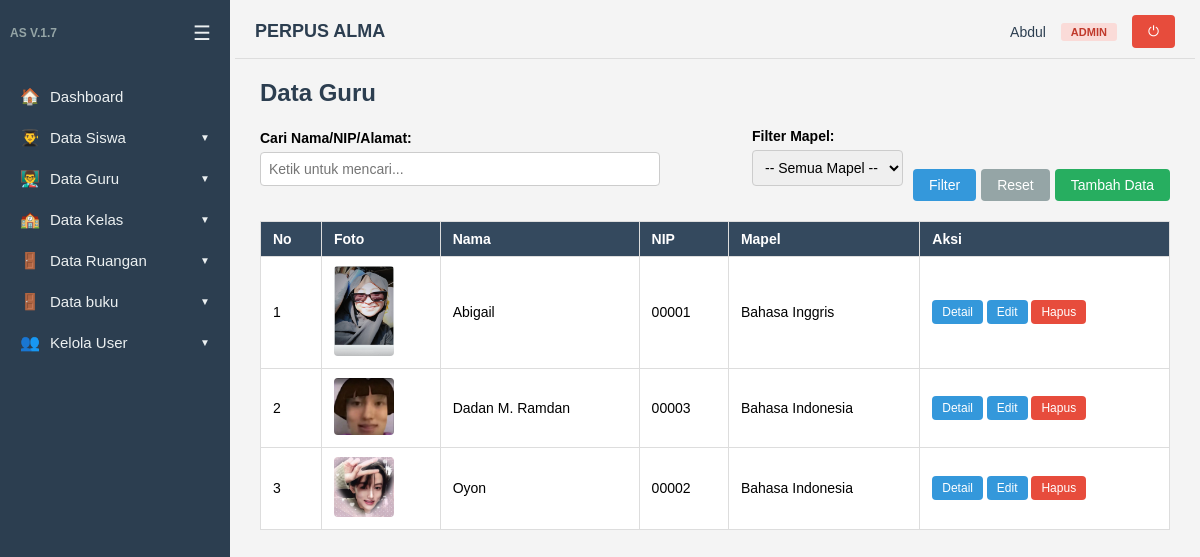
/guru/tampil.php (signed in), run on the app's committed database.
### tables this page shows
CREATE TABLE `dataguru` (
  `id` int(5) NOT NULL,
  `nama` varchar(50) NOT NULL,
  `nip` varchar(20) NOT NULL,
  `mapel` varchar(50) NOT NULL,
  `alamat` varchar(100) DEFAULT NULL,
  `foto` varchar(100) DEFAULT NULL
);

### auth.php (called while the page is built, shortened)
<?php
if (!function_exists('isLoggedIn')) {
    function isLoggedIn()
    {
        return isset($_SESSION['user_id']);
    }
}
if (!function_exists('getCurrentUser')) {
    function getCurrentUser()
    {
        return [
            'id' => $_SESSION['user_id'],
            'username' => $_SESSION['username'],
            'nama_lengkap' => $_SESSION['nama_lengkap'],
            'role' => $_SESSION['role'],
            'id_guru' => $_SESSION['id_guru'] ?? null,
            'id_siswa' => $_SESSION['id_siswa'] ?? null
        ];
    }
}
if (!function_exists('hasRole')) {
    function hasRole($roles)
    {
        $userRole = $_SESSION['role'];
        if (is_array($roles)) {
            return in_array($userRole, $roles);
        }
        return $userRole === $roles;
    }
}
if (!function_exists('getSidebarMenu')) {
    function getSidebarMenu()
    {
        $role = $_SESSION['role'] ?? 'user';
        $menu = [];
        $menu[] = ['url' => BASE_URL . '/index.php', 'icon' => '🏠', 'label' => 'Dashboard', 'roles' => ['admin', 'kepala', 'user']];
        if (in_array($role, ['admin', 'kepala'])) {
            $menu[] = ['url' => BASE_URL . '/siswa/tampil.php', 'icon' => '👨‍🎓', 'label' => 'Data Siswa', 'roles' => ['admin', 'kepala'], 'has_sub' => true];
            $menu[] = ['url' => BASE_URL . '/siswa/tampil.php', 'icon' => '📋', 'label' => 'Lihat Data Siswa', 'roles' => ['admin', 'kepala'], 'sub' => true];
            if ($role === 'admin') {
                $menu[] = ['url' => BASE_URL . '/siswa/index.php', 'icon' => '➕', 'label' => 'Tambah Data Siswa', 'roles' => ['admin'], 'sub' => true];
            }
            $menu[] = ['url' => BASE_URL . '/guru/tampil.php', 'icon' => '👨‍🏫', 'label' => 'Data Guru', 'roles' => ['admin', 'kepala'], 'has_sub' => true];
            $menu[] = ['url' => BASE_URL . '/guru/tampil.php', 'icon' => '📋', 'label' => 'Lihat Data Guru', 'roles' => ['admin', 'kepala'], 'sub' => true];
            if ($role === 'admin') {
                $menu[] = ['url' => BASE_URL . '/guru/index.php', 'icon' => '➕', 'label' => 'Tambah Data Guru', 'roles' => ['admin'], 'sub' => true];
            }
            $menu[] = ['url' => BASE_URL . '/kelas/tampil.php', 'icon' => '🏫', 'label' => 'Data Kelas', 'roles' => ['admin', 'kepala'], 'has_sub' => true];
            $menu[] = ['url' => BASE_URL . '/kelas/tampil.php', 'icon' => '📋', 'label' => 'Lihat Data Kelas', 'roles' => ['admin', 'kepala'], 'sub' => true];
            if ($role === 'admin') {
                $menu[] = ['url' => BASE_URL . '/kelas/index.php', 'icon' => '➕', 'label' => 'Tambah Data Kelas', 'roles' => ['admin'], 'sub' => true];
            }
            $menu[] = ['url' => BASE_URL . '/ruang/tampil.php', 'icon' => '🚪', 'label' => 'Data Ruangan', 'roles' => ['admin', 'kepala'], 'has_sub' => true];
            $menu[] = ['url' => BASE_URL . '/ruang/tampil.php', 'icon' => '📋', 'label' => 'Lihat Data Ruangan', 'roles' => ['admin', 'kepala'], 'sub' => true];
            if ($role === 'admin') {
                $menu[] = ['url' => BASE_URL . '/ruang/index.php', 'icon' => '➕', 'label' => 'Tambah Data Ruangan', 'roles' => ['admin'], 'sub' => true];
            }
 $menu[] = ['url' => BASE_URL . '/buku/tampil.php', 'icon' => '🚪', 'label' => 'Data buku', 'roles' => ['admin', 'kepala'], 'has_sub' => true];
            if ($role === 'admin') {
                $menu[] = ['url' => BASE_URL . '/buku/index.php', 'icon' => '➕', 'label' => 'Tambah Data buku', 'roles' => ['admin'], 'sub' => true];
            }
            if ($role === 'admin') {
                $menu[] = ['url' => BASE_URL . '/user/tampil.php', 'icon' => '👥', 'label' => 'Kelola User', 'roles' => ['admin'], 'has_sub' => true];
                $menu[] = ['url' => BASE_URL . '/user/tampil.php', 'icon' => '📋', 'label' => 'Lihat User', 'roles' => ['admin'], 'sub' => true];
                $menu[] = ['url' => BASE_URL . '/user/index.php', 'icon' => '➕', 'label' => 'Tambah User', 'roles' => ['admin'], 'sub' => true];
            }
        } else {
            $menu[] = ['url' => BASE_URL . '/profile.php', 'icon' => '👤', 'label' => 'Profil Saya', 'roles' => ['user']];
        }
        return array_filter($menu, function ($item) use ($role) {
            if (isset($item['header'])) return true;
            return in_array($role, $item['roles'] ?? []);
        });
    }
}

### guru/tampil.php (the view, shortened to what this page needs)
<?php
include dirname(__DIR__) . '/auth.php';
$perPage = 10;
$page = isset($_GET['page']) ? max(1, (int)$_GET['page']) : 1;
$search = isset($_GET['search']) ? mysqli_real_escape_string($koneksi, $_GET['search']) : '';
$where = "WHERE 1=1";
$offset = ($page - 1) * $perPage;
$query = "SELECT * FROM dataguru $where ORDER BY nama LIMIT $perPage OFFSET $offset";
$data = mysqli_query($koneksi, $query);
include dirname(__DIR__) . '/layout/header.php';
?>
<h2>Data Guru</h2>
<form method="GET" style="margin-bottom: 20px; display: flex; gap: 10px; flex-wrap: wrap; align-items: end;">
    <div style="flex: 1; min-width: 200px;">
        <label>Cari Nama/NIP/Alamat:</label><br>
        <input type="text" name="search" value="<?= htmlspecialchars($search) ?>" placeholder="Ketik untuk mencari...">
    </div>
    <div style="min-width: 150px;">
        <label>Filter Mapel:</label><br>
        <select name="mapel">
            <option value="">-- Semua Mapel --</option>
        </select>
    </div>
    <?php if (hasRole('admin')): ?>
    <div style="display: flex; flex-direction: column;">
        <div style="display: flex; gap: 5px;">
            <button class="btn" type="submit">Filter</button>
            <a class="btn" href="tampil.php" style="background:#95a5a6;">Reset</a>
            <a class="btn btn-success" href="index.php">Tambah Data</a>
        </div>
    </div>
    <?php endif; ?>
</form>
<table>
    <tr>
        <th>No</th>
        <th>Foto</th>
        <th>Nama</th>
        <th>NIP</th>
        <th>Mapel</th>
        <th>Aksi</th>
    </tr>
    <?php
    $no = $offset + 1;
    if (mysqli_num_rows($data) === 0) : ?>
        <tr>
            <td colspan="6" style="text-align:center; padding:20px;">Tidak ada data</td>
        </tr>
    <?php else: ?>
        <?php while ($row = mysqli_fetch_assoc($data)) : ?>
            <tr>
                <td><?= $no++; ?></td>
                <td>
                    <img src="<?= BASE_URL; ?>/uploads/foto_guru/<?= $row['foto'] ?>" width="60" style="border-radius:4px;">
                </td>
                <td><?= htmlspecialchars($row['nama']) ?></td>
                <td><?= htmlspecialchars($row['nip']) ?></td>
                <td><?= htmlspecialchars($row['mapel']) ?></td>
                <td>
                    <a class="btn" href="detail.php?id=<?= $row['id'] ?>" style="padding:5px 10px; font-size:12px;">Detail</a>
                    <?php if (hasRole('admin')): ?>
                    <a class="btn" href="edit.php?id=<?= $row['id'] ?>" style="padding:5px 10px; font-size:12px;">Edit</a>
                    <a class="btn btn-danger" href="hapus.php?id=<?= $row['id'] ?>" onclick="return confirm('Yakin ingin menghapus?')" style="padding:5px 10px; font-size:12px;">Hapus</a>
                    <?php endif; ?>
                </td>
            </tr>
        <?php endwhile; ?>
    <?php endif; ?>
</table>
<?php include dirname(__DIR__) . '/layout/footer.php'; ?>

### layout/header.php (shortened to what this page needs)
<?php
include dirname(__DIR__) . '/auth.php';
$user = getCurrentUser();
$sidebarMenu = getSidebarMenu();
?>
<!DOCTYPE html>
<html lang="id">
<head>
</head>
<body>
    <aside class="sidebar" id="sidebar">
        <div class="sidebar-header">
            <span class="sidebar-version"> AS V.1.7</span>
            <button class="sidebar-toggle" id="sidebarToggle" title="Tutup/Buka Menu">☰</button>
        </div>
        <ul>
            <?php foreach ($sidebarMenu as $item): ?>
                <?php if (isset($item['header'])): ?>
                    <li class="sidebar-menu-header"><?= htmlspecialchars($item['header']) ?></li>
                    <li>
                        <div class="sidebar-header-divider"></div>
                    </li>
                <?php else: ?>
                    <?php
                    $cssClass = '';
                    if (isset($item['has_sub'])) $cssClass .= ' has-sub';
                    if (isset($item['sub'])) $cssClass .= ' sub';
                    $active = '';
                    $currentPage = basename($_SERVER['PHP_SELF']);
                    $currentDir = basename(dirname($_SERVER['PHP_SELF']));
                    $itemPage = basename($item['url']);
                    if (
                        $currentPage === $itemPage ||
                        ($currentDir === 'siswa' && strpos($item['url'], 'siswa') !== false) ||
                        ($currentDir === 'guru' && strpos($item['url'], 'guru') !== false) ||
                        ($currentDir === 'kelas' && strpos($item['url'], 'kelas') !== false) ||
                        ($currentDir === 'ruang' && strpos($item['url'], 'ruang') !== false)||
                        ($currentDir === 'buku' && strpos($item['url'], 'buku') !== false)
                    ) {
                        $active = ' active';
                    }
                    ?>
                    <li class="<?= $cssClass . $active ?>">
                        <a href="<?= $item['url'] ?>">
                            <span class="icon"><?= $item['icon'] ?></span>
                            <span class="sidebar-menu-text"><?= htmlspecialchars($item['label']) ?></span>
                        </a>
                    </li>
                <?php endif; ?>
            <?php endforeach; ?>
        </ul>
    </aside>
    <main class="content" id="content">
        <?php if ($user): ?>
            <div class="top-bar">
                <div class="top-bar-left">
                    <h1 class="top-app-title">PERPUS ALMA</h1>
                </div>
                <div class="top-bar-right">
                    <span class="top-user-name"><?= htmlspecialchars($user['nama_lengkap']) ?></span>
                    <span class="top-user-role <?= $user['role'] ?>">
                        <?php
                        $roleLabels = ['admin' => 'Admin', 'kepala' => 'Kepala Sekolah', 'user' => 'User'];
                        echo $roleLabels[$user['role']] ?? ucfirst($user['role']);
                        ?>
                    </span>
                    <form method="POST" action="<?= BASE_URL; ?>/logout.php" style="margin: 0;">
                        <button type="submit" class="btn btn-danger btn-sm" title="Logout">⏻</button>
                    </form>
                </div>
            </div>
        <?php endif; ?>

### layout/footer.php
</main>
</body>
</html>

### layout/header.php (style rules this page uses)
* { box-sizing: border-box; margin: 0; padding: 0; }
body { font-family: Arial, Helvetica, sans-serif; background: #f4f4f4; display: flex; min-height: 100vh; }
.sidebar { width: 230px; background: #2c3e50; color: #fff; position: fixed; top: 0; left: 0; height: 100%; overflow-y: auto; transition: width 0.3s ease, transform 0.3s ease; z-index: 1000; }
.sidebar-header { display: flex; justify-content: space-between; align-items: center; padding: 15px 10px; }
.sidebar-version { font-size: 12px; color: #95a5a6; font-weight: 600; white-space: nowrap; }
.sidebar-toggle { background: transparent; color: #ecf0f1; border: none; border-radius: 4px; width: 36px; height: 36px; cursor: pointer; display: flex; align-items: center; justify-content: center; font-size: 20px; line-height: 1; transition: background 0.2s; flex-shrink: 0; }
.sidebar ul { list-style: none; padding: 10px 0; }
.sidebar ul li a { display: flex; align-items: center; padding: 11px 20px; color: #ecf0f1; text-decoration: none; font-size: 15px; white-space: nowrap; overflow: hidden; }
.sidebar ul li a .icon { margin-right: 10px; font-size: 16px; width: 20px; text-align: center; flex-shrink: 0; }
.sidebar ul li.has-sub>a::after { content: ' ▼'; margin-left: auto; font-size: 10px; transition: transform 0.2s; }
.top-bar { display: flex; justify-content: space-between; align-items: center; padding: 10px 20px; background: #f4f4f4; border-bottom: 1px solid #ddd; margin: -25px -25px 20px -25px; }
.top-bar-left { flex: 1; }
.top-bar-right { display: flex; align-items: center; gap: 15px; }
.top-user-name { font-weight: 500; color: #2c3e50; font-size: 14px; }
.top-user-role { font-size: 11px; padding: 3px 10px; border-radius: 3px; text-transform: uppercase; font-weight: bold; }
.top-user-role.admin { background: #fadbd8; color: #c0392b; }
.top-app-title { margin: 0; font-size: 18px; font-weight: 600; color: #2c3e50; }
.btn-sm { padding: 6px 12px; font-size: 12px; }
.content { margin-left: 230px; padding: 30px; flex: 1; transition: margin-left 0.3s ease; }
h2 { margin-bottom: 20px; color: #2c3e50; }
table { border-collapse: collapse; width: 100%; background: #fff; margin-bottom: 15px; }
table th, table td { border: 1px solid #ddd; padding: 9px 12px; text-align: left; font-size: 14px; }
table th { background: #34495e; color: #fff; }
label { font-weight: bold; font-size: 14px; }
input[type=text], input[type=date], input[type=number], input[type=file], select { padding: 8px; width: 100%; max-width: 400px; margin: 5px 0 15px; border: 1px solid #ccc; border-radius: 4px; font-size: 14px; }
.btn { display: inline-block; background: #3498db; color: #fff; border: 0; padding: 8px 16px; border-radius: 4px; cursor: pointer; text-decoration: none; font-size: 14px; }
.btn-danger { background: #e74c3c; }
.btn-success { background: #27ae60; }

### data on the page
dataguru: foto (picture), nama "Abigail", nip "00001", mapel "Bahasa Inggris"
dataguru: foto (picture), nama "Dadan M. Ramdan", nip "00003", mapel "Bahasa Indonesia"
dataguru: foto (picture), nama "Oyon", nip "00002", mapel "Bahasa Indonesia"

### other printed values
$item['icon'] "🏠"
$item['label'] "Dashboard"
$item['icon'] "👨‍🎓"
$item['label'] "Data Siswa"
$item['icon'] "👨‍🏫"
$item['label'] "Data Guru"
$item['icon'] "🏫"
$item['label'] "Data Kelas"
$item['icon'] "🚪"
$item['label'] "Data Ruangan"
$item['label'] "Data buku"
$item['icon'] "👥"
$item['label'] "Kelola User"
$user['nama_lengkap'] "Abdul"
$roleLabels[$user['role']] "ADMIN"
